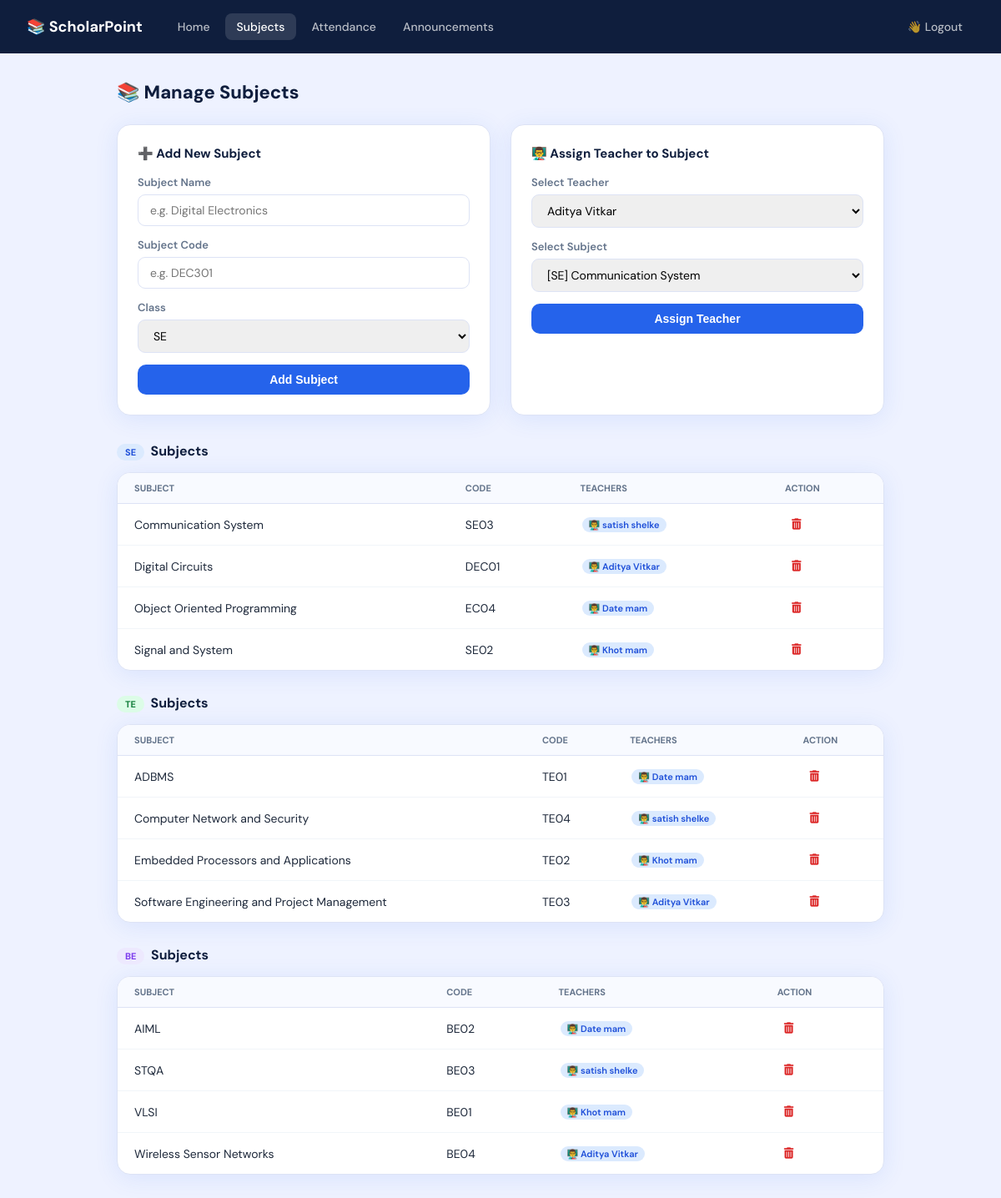
The app's page /Backend/manage-subjects.php (signed in) with its own data.
### tables this page shows
CREATE TABLE `classes` (
  `id` int NOT NULL AUTO_INCREMENT,
  `class_name` varchar(50) NOT NULL,
  `description` varchar(200) DEFAULT NULL,
  `created_at` timestamp NULL DEFAULT CURRENT_TIMESTAMP,
  PRIMARY KEY (`id`)
);

CREATE TABLE `subjects` (
  `id` int NOT NULL AUTO_INCREMENT,
  `subject_name` varchar(100) NOT NULL,
  `subject_code` varchar(20) DEFAULT NULL,
  `class_id` int NOT NULL,
  `created_at` timestamp NULL DEFAULT CURRENT_TIMESTAMP,
  PRIMARY KEY (`id`),
  KEY `class_id` (`class_id`),
  CONSTRAINT `subjects_ibfk_1` FOREIGN KEY (`class_id`) REFERENCES `classes` (`id`)
);

### Backend/manage-subjects.php (the view, shortened to what this page needs)
<?php
include("connect.php");
$classes  = $conn->query("SELECT * FROM classes ORDER BY id")->fetch_all(MYSQLI_ASSOC);
$subjects = $conn->query("SELECT s.*, c.class_name FROM subjects s JOIN classes c ON s.class_id=c.id ORDER BY c.id, s.subject_name")->fetch_all(MYSQLI_ASSOC);
$teachers = $conn->query("SELECT id, firstName, lastName FROM users WHERE role='teacher' ORDER BY firstName")->fetch_all(MYSQLI_ASSOC);
$mappings = $conn->query("SELECT ts.subject_id, u.firstName, u.lastName
    FROM teacher_subjects ts JOIN users u ON ts.teacher_id=u.id")->fetch_all(MYSQLI_ASSOC);
$subjectTeachers = [];
foreach($mappings as $m){
    $subjectTeachers[$m['subject_id']][] = $m['firstName'].' '.$m['lastName'];
}
?>
<!DOCTYPE html>
<html lang="en">
<head>
    <link rel="stylesheet" href="https://cdnjs.cloudflare.com/ajax/libs/font-awesome/6.5.1/css/all.min.css">
</head>
<body>
<nav class="navbar">
    <span class="brand">📚 ScholarPoint</span>
    <a href="teacher-dashboard.php">Home</a>
    <a href="manage-subjects.php" class="active">Subjects</a>
    <a href="attendance.php">Attendance</a>
    <a href="announcements.php">Announcements</a>
    <a href="logout.php">👋 Logout</a>
</nav>
<div class="page">
    <div class="page-title">📚 Manage Subjects</div>
    <div class="grid2">
        <div class="form-card">
            <h3>➕ Add New Subject</h3>
            <form method="post">
                <label>Subject Name</label>
                <input type="text" name="subject_name" placeholder="e.g. Digital Electronics" required>
                <label>Subject Code</label>
                <input type="text" name="subject_code" placeholder="e.g. DEC301">
                <label>Class</label>
                <select name="class_id" required>
                    <?php foreach($classes as $c): ?>
                        <option value="<?= $c['id'] ?>"><?= $c['class_name'] ?></option>
                    <?php endforeach; ?>
                </select>
                <button type="submit" name="add_subject" class="btn-primary">Add Subject</button>
            </form>
        </div>
        <div class="form-card">
            <h3>👨‍🏫 Assign Teacher to Subject</h3>
            <form method="post">
                <label>Select Teacher</label>
                <select name="teacher_id" required>
                    <?php foreach($teachers as $t): ?>
                        <option value="<?= $t['id'] ?>"><?= htmlspecialchars($t['firstName'].' '.$t['lastName']) ?></option>
                    <?php endforeach; ?>
                </select>
                <label>Select Subject</label>
                <select name="subject_id" required>
                    <?php foreach($subjects as $s): ?>
                        <option value="<?= $s['id'] ?>">[<?= $s['class_name'] ?>] <?= htmlspecialchars($s['subject_name']) ?></option>
                    <?php endforeach; ?>
                </select>
                <button type="submit" name="assign_teacher" class="btn-primary">Assign Teacher</button>
            </form>
        </div>
    </div>
    <?php foreach($classes as $cls): ?>
        <?php $clsSubjects = array_filter($subjects, fn($s) => $s['class_id'] == $cls['id']); ?>
        <?php if(count($clsSubjects) > 0): ?>
        <div class="section-title">
            <span class="class-pill <?= $cls['class_name'] ?>"><?= $cls['class_name'] ?></span>
            &nbsp;Subjects
        </div>
        <div class="table-card">
            <table>
                <thead>
                    <tr><th>Subject</th><th>Code</th><th>Teachers</th><th>Action</th></tr>
                </thead>
                <tbody>
                    <?php foreach($clsSubjects as $s): ?>
                    <tr>
                        <td><?= htmlspecialchars($s['subject_name']) ?></td>
                        <td><?= htmlspecialchars($s['subject_code'] ?? '-') ?></td>
                        <td>
                            <?php if(isset($subjectTeachers[$s['id']])): ?>
                                <?php foreach($subjectTeachers[$s['id']] as $t): ?>
                                    <span class="teacher-tag">👨‍🏫 <?= htmlspecialchars($t) ?></span>
                                <?php endforeach; ?>
                            <?php else: ?>
                                <span style="color:var(--muted);font-size:12px">Not assigned</span>
                            <?php endif; ?>
                        </td>
                        <td>
                            <form method="post" style="display:inline" onsubmit="return confirm('Delete this subject?')">
                                <button type="submit" name="delete_subject" class="btn-del"><i class="fas fa-trash-alt"></i></button>
                            </form>
                        </td>
                    </tr>
                    <?php endforeach; ?>
                </tbody>
            </table>
        </div>
        <?php endif; ?>
    <?php endforeach; ?>
</div>
</body>
</html>

### Backend/manage-subjects.php (style rules this page uses)
*,*::before,*::after { box-sizing:border-box;margin:0;padding:0 }
:root { --navy:#0f1e3d;--blue:#2563eb;--indigo:#4f46e5;--bg:#eef2ff;--card:#fff;--border:#dde3f5;--text:#1e293b;--muted:#64748b;--radius:16px;--shadow:0 4px 28px rgba(37,99,235,.10) }
body { font-family:'DM Sans',sans-serif;background:var(--bg);color:var(--text);min-height:100vh }
.navbar { background:var(--navy);padding:0 32px;display:flex;align-items:center;height:64px;gap:4px }
.navbar .brand { font-weight:700;font-size:18px;color:#fff;margin-right:24px }
.navbar a { color:rgba(255,255,255,.7);text-decoration:none;font-size:14px;font-weight:500;padding:7px 14px;border-radius:8px;transition:.18s }
.navbar a:hover,.navbar a.active { background:rgba(255,255,255,.13);color:#fff }
.page { max-width:960px;margin:32px auto;padding:0 20px 80px }
.page-title { font-size:22px;font-weight:800;color:var(--navy);margin-bottom:24px }
.grid2 { display:grid;grid-template-columns:1fr 1fr;gap:24px;margin-bottom:32px }
.form-card { background:var(--card);border-radius:var(--radius);box-shadow:var(--shadow);border:1px solid var(--border);padding:24px }
.form-card h3 { font-size:15px;font-weight:700;color:var(--navy);margin-bottom:16px }
label { display:block;font-size:13px;font-weight:600;color:var(--muted);margin-bottom:6px }
input[type=text],select { width:100%;padding:9px 14px;border:1.5px solid var(--border);border-radius:9px;font-size:14px;font-family:'DM Sans',sans-serif;margin-bottom:14px;outline:none;transition:.18s }
.btn-primary { background:var(--blue);color:#fff;border:none;padding:10px 24px;border-radius:10px;font-size:14px;font-weight:700;cursor:pointer;width:100%;transition:.2s }
.section-title { font-size:16px;font-weight:700;color:var(--navy);margin:28px 0 14px }
.table-card { background:var(--card);border-radius:var(--radius);box-shadow:var(--shadow);border:1px solid var(--border);overflow:hidden;margin-bottom:28px }
table { width:100%;border-collapse:collapse }
thead th { padding:11px 20px;font-size:11px;font-weight:700;color:var(--muted);text-transform:uppercase;background:#f8faff;border-bottom:1px solid var(--border);text-align:left }
tbody td { padding:12px 20px;font-size:14px;border-bottom:1px solid #f1f5f9 }
tbody tr:last-child td { border-bottom:none }
.class-pill { display:inline-flex;font-size:11px;font-weight:700;padding:3px 10px;border-radius:20px }
.class-pill.SE { background:#dbeafe;color:#1d4ed8 }
.class-pill.TE { background:#dcfce7;color:#15803d }
.class-pill.BE { background:#ede9fe;color:#7c3aed }
.btn-del { background:none;border:none;color:#dc2626;cursor:pointer;padding:5px 8px;border-radius:8px;transition:.15s }
.teacher-tag { display:inline-block;background:#dbeafe;color:#1d4ed8;font-size:11px;font-weight:600;padding:2px 8px;border-radius:12px;margin:2px }

### records on screen
classes: class_name "SE"
subjects: subject_name "Communication System", subject_code "SE03", id "satish shelke"
subjects: subject_name "Digital Circuits", subject_code "DEC01", id "Aditya Vitkar"
subjects: subject_name "Object Oriented Programming", subject_code "EC04", id "Date mam"
subjects: subject_name "Signal and System", subject_code "SE02", id "Khot mam"
classes: class_name "TE"
subjects: subject_name "ADBMS", subject_code "TE01", id "Date mam"
subjects: subject_name "Computer Network and Security", subject_code "TE04", id "satish shelke"
subjects: subject_name "Embedded Processors and Applications", subject_code "TE02", id "Khot mam"
subjects: subject_name "Software Engineering and Project Management", subject_code "TE03", id "Aditya Vitkar"
classes: class_name "BE"
subjects: subject_name "AIML", subject_code "BE02", id "Date mam"
subjects: subject_name "STQA", subject_code "BE03", id "satish shelke"
subjects: subject_name "VLSI", subject_code "BE01", id "Khot mam"
subjects: subject_name "Wireless Sensor Networks", subject_code "BE04", id "Aditya Vitkar"

### other values on screen
form field class_id "SE"
form field teacher_id "Aditya Vitkar"
